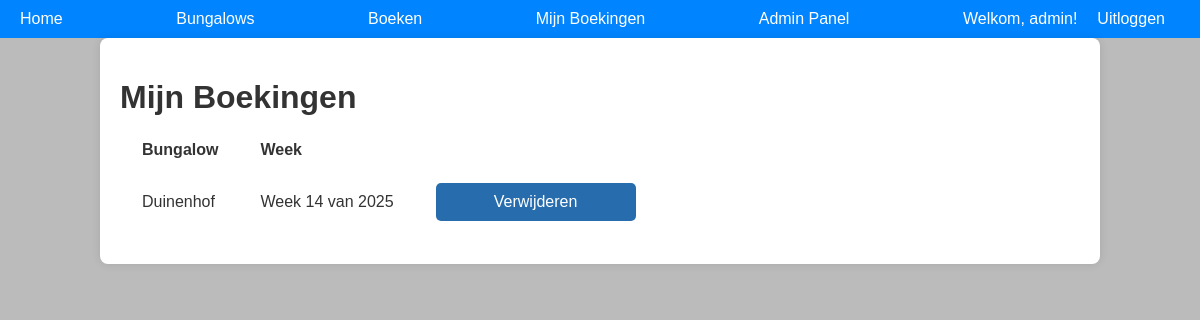
The app's page /my_bookings (signed in) with its own data.
### models/models.py (models this page shows, shortened)
class Guest(db.Model, UserMixin):
    id = db.Column(db.Integer, primary_key=True)
    username = db.Column(db.String(80), unique=True, nullable=False)
    email = db.Column(db.String(120), unique=True, nullable=False)  # Nieuw email veld
    password = db.Column(db.String(200), nullable=False)
    is_admin = db.Column(db.Boolean, default=False)  # Veld voor adminrechten

class Booking(db.Model):
    id = db.Column(db.Integer, primary_key=True)
    guest_id = db.Column(db.Integer, db.ForeignKey('guest.id'), nullable=False)
    bungalow_id = db.Column(db.Integer, db.ForeignKey('bungalow.id'), nullable=False)
    week = db.Column(db.Integer, nullable=False)  # Stores week number (1-52)
    guest = db.relationship('Guest', backref='bookings')
    bungalow = db.relationship('Bungalow', backref='bookings')

class Bungalow(db.Model):
    id = db.Column(db.Integer, primary_key=True)
    name = db.Column(db.String(100), unique=True, nullable=False)
    type_id = db.Column(db.Integer, db.ForeignKey('bungalow_type.id'), nullable=False)
    bungalow_type = db.relationship('BungalowType', backref='bungalows')

### app.py (the view)
@app.route('/my_bookings')
@login_required
def my_bookings():
    bookings = Booking.query.filter_by(guest_id=current_user.id).all()
    return render_template('my_bookings.html', bookings=bookings)

### app.py (called while the page is built)
@login_manager.user_loader
def load_user(user_id):
    return Guest.query.get(int(user_id))

### templates/my_bookings.html (shortened to what this page needs)
{% extends 'base.html' %}
{% block content %}
<h1>Mijn Boekingen</h1>
{% if bookings %}
<table>
    <thead>
        <tr>
            <th>Bungalow</th>
            <th>Week</th>
        </tr>
    </thead>
    <tbody>
        {% for booking in bookings %}
        <tr>
            <td>{{ booking.bungalow.name }}</td>
            <td>Week {{ booking.week % 100 }} van {{ booking.week // 100 }}</td>
            <td>
                <form action="{{ url_for('delete_booking', booking_id=booking.id) }}" method="post" style="display:inline;">
                    <button type="submit" onclick="return confirm('Weet je zeker dat je deze boeking wilt verwijderen?')">
                        Verwijderen
                    </button>
                </form>
            </td>
        </tr>
        {% endfor %}
    </tbody>
</table>
{% else %}
<p>Je hebt nog geen boekingen.</p>
{% endif %}
{% endblock %}

### templates/base.html (shortened to what this page needs)
<!DOCTYPE html>
<html lang="nl">
<head>
    <link rel="stylesheet" href="{{ url_for('static', filename='css/style.css') }}">
</head>
<body>
    <nav class="nav-container">
        <a href="{{ url_for('home') }}">Home</a>
        <a href="{{ url_for('bungalows') }}">Bungalows</a>
        <a href="{{ url_for('booking') }}">Boeken</a>
        {% if current_user.is_authenticated %}
        <a href="{{ url_for('my_bookings') }}">Mijn Boekingen</a>
        {% endif %}
        {% if current_user.is_authenticated and current_user.is_admin %}
            <a href="{{ url_for('admin') }}">Admin Panel</a>
        {% endif %}
        <div class="account-section">
            {% if current_user.is_authenticated %}
                <span>Welkom, {{ current_user.username }}!</span>
                <a href="{{ url_for('logout') }}">Uitloggen</a>
            {% else %}
                <a href="{{ url_for('login') }}">Inloggen</a> |
                <a href="{{ url_for('register') }}">Registreren</a>
            {% endif %}
        </div>
    </nav>
    <div class="container">
        {% block content %}{% endblock %}
    </div>
</body>
</html>

### static/css/style.css (style rules this page uses)
body { font-family: Arial, sans-serif; margin: 0; padding: 0; background-color: #bbbbbb; color: #333; }
.nav-container { display: flex; justify-content: space-between; align-items: center; background-color: #0084ff; padding: 10px 20px; }
nav a { color: white; text-decoration: none; margin-right: 15px; }
.account-section { color: white; display: flex; align-items: center; }
.account-section span { margin-right: 10px; }
.account-section a { color: white; text-decoration: none; margin-left: 10px; }
.container { width: 80%; margin: auto; padding: 20px; background: white; border-radius: 8px; box-shadow: 0px 0px 10px rgba(0, 0, 0, 0.1); }
button { display: block; width: 200px; margin: 20px auto; padding: 10px; background-color: #276dae; color: white; border: none; cursor: pointer; font-size: 16px; border-radius: 5px; }
.container { z-index: 1; position: relative; }

### templates/my_bookings.html (style rules this page uses)
table th, table td { padding: 1px 20px; text-align: left; }

### records on screen
Guest: username "admin"
Booking: bungalow.name "Duinenhof", booking.week%100 "14", week "2025"
